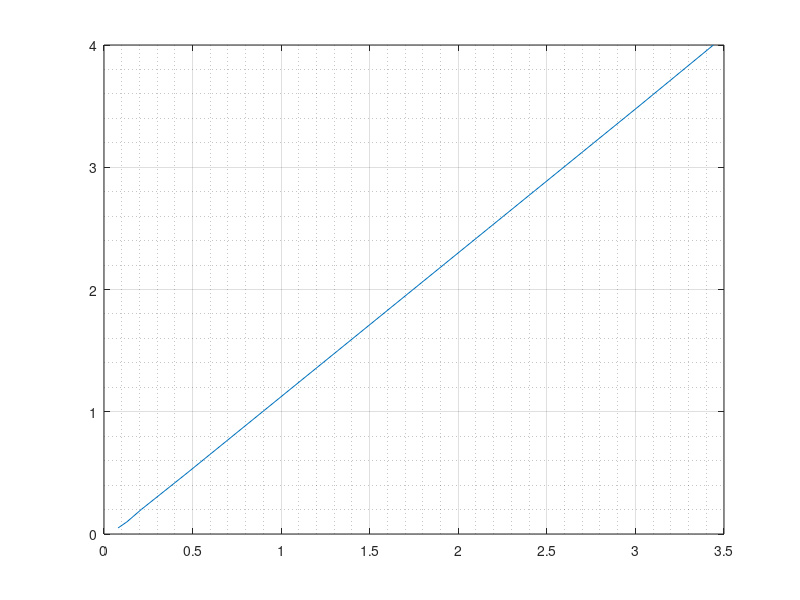

Here is the MATLAB script that generated this plot: (Note: this script raises an error after producing the figure.)
close all
clear all

Wes=[0.05 0.1 0.2 0.5 1.5 2.5 3.5 4.0];
Xes=[0.08 0.13 0.21 0.47 1.32 2.17 3.02 3.44];

b=(0.05-0.0)/(0.13-0.08);
a=0.05-b*0.08;

figure
plot(Xes,Wes)

xes=0:0.5:3.5;
wes=xes*b+a;
grid on
grid minor


% Cargar datos
EA1=csvread('EA1.csv'); % 1 mal y todos corridos
EA2=csvread('EA2.csv'); % del 2 al 7 mal
EP1=csvread('EP1.csv'); 
EP2=csvread('EP2.csv'); 

% Correcciones
EA1(:,1)=EA1(:,1)-0.00;
EA2(:,1)=EA2(:,1)+0.015;
EP1(:,1)=EP1(:,1)+0.02;
EP2(:,1)=EP2(:,1)+0.014;
%EA1(1,:)=[0 0];

for i=1:3
   EA1(:,2)=smooth(EA1(:,2)); 
   EA2(:,2)=smooth(EA2(:,2));
   EP1(:,2)=smooth(EP1(:,2)); 
   EP2(:,2)=smooth(EP2(:,2)); 
end

EA1=[[0, EA1(5:end,1)']', [0, EA1(5:end,2)']'];
EA2=[[0, EA2(11:end,1)']', [0, EA2(11:end,2)']'];

EP1=[[0, EP1(2:end-11,1)']', [0, EP1(2:end-11,2)']'];
EP2=[[0, EP2(11:end,1)']', [0, EP2(11:end,2)']'];


x=0.0:0.01:3.4;
beta=6;
%c=0.1;
y=19*exp(-beta*x.^(1));

figure

plot(EA1(:,1),EA1(:,2), 'b')
hold on
plot(EP1(:,1),EP1(:,2), 'r')
%xlim([-0.1 0.2])
plot(0.1+x,y,'k')
plot(EA2(:,1),EA2(:,2), 'b')
plot(EP2(:,1),EP2(:,2), 'r')


xlabel('Desplazamiento vertical \delta (mm)')
ylabel('Carga transversal P (kN)')

legend('Fibras de acero', 'Fibras pl?sticas', 'Respuesta simulada sin fibras')

ax = gca;
%ax.XTick = [-3*pi -2*pi -pi 0 pi 2*pi 3*pi];
ax.YTick = [0 5 10 15 20];

set(gca, 'FontSize', 16)
set(gca,'fontname','times')  % Set it to times

%axes(top_handle)
%xlabel('Top label')

ax1=gca;

ax2 = axes('Position', get(ax1, 'Position'),'Color', 'none');

set(ax2, 'XAxisLocation', 'top','YAxisLocation','Right');
% set the same Limits and Ticks on ax2 as on ax1;
set(ax2, 'XLim', get(ax1, 'XLim'),'YLim', get(ax1, 'YLim'));
set(ax2, 'XTick', get(ax1, 'XTick'), 'YTick', get(ax1, 'YTick'));

OppTickLabels = {'0' '0.53' '1.12' '1.71' '2.3' '2.89' '3.48' '4.1'};

asdasd=0:2:20;
asdasd=asdasd*0.5/4;
OppTickLabels2 = {'0' '0.625' '1.25' '1.875' '2.5'};


set(ax2, 'XTickLabel', OppTickLabels,'FontSize', 18, 'fontname','times','YTickLabel',OppTickLabels2);

xlabel('Abertura de grieta \omega (mm)','FontSize', 18, 'fontname','times')  % Set it to times

ylabel('Momento M (kN m)','FontSize', 18, 'fontname','times')  % Set it to times



